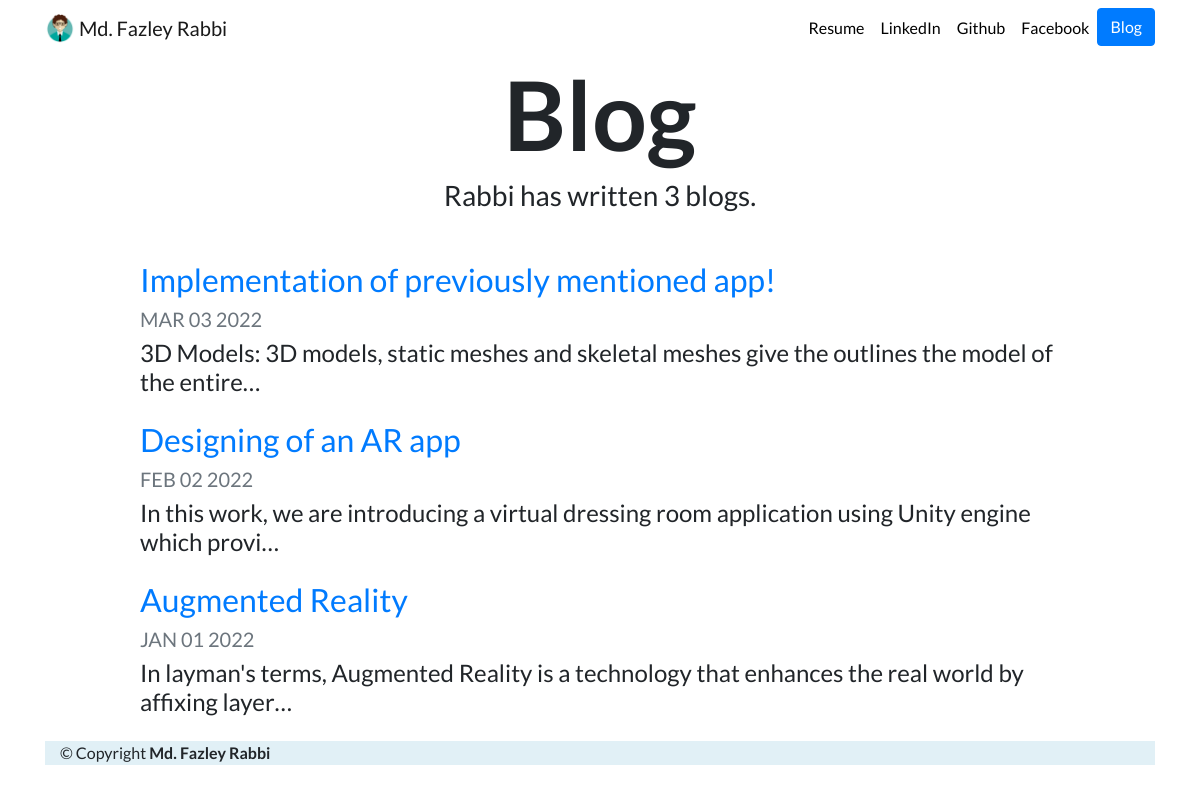
Screenshot of /blog/ with the database file from the repository.
### blog/models.py (models this page shows)
class Blog(models.Model):
    title = models.CharField(max_length=200)
    description = models.TextField()
    date = models.DateField()

### blog/views.py (the view)
# urls.py: path('',views.all_blogs, name='all_blogs' ),
def all_blogs(request):
    blogs = Blog.objects.order_by('-date')
    return render(request, 'blog/all_blogs.html', {'blogs':blogs})

### blog/templates/blog/all_blogs.html
{% extends "portfolio/base.html" %}
{% load static %}
{% block content %}
<h1 id="blogtitle" class="font-weight-bold text-center">Blog</h1>
<h3 class="text-center mb-5">Rabbi has written {{ blogs.count }} blog{{ blogs.count|pluralize }}.</h3>
{% for blog in blogs %}
<div class="row justify-content-center my-3">
  <div class="col-md-10">
    <a href="{% url 'blog:detail' blog.id %}">
      <h2>{{ blog.title }}</h2>
    </a>
    <h5 class="text-muted">{{ blog.date|date:'M d Y'|upper }}</h5>
    <h4>{{ blog.description|striptags|truncatechars:100 }}</h4>
  </div>
</div>
{% endfor %}
  <footer id="footer">
      <div class="container">
          <div class="copyright">
              &copy; Copyright <strong><span>Md. Fazley Rabbi</span></strong>
          </div>
      </div>
  </footer>
{% endblock %}

### portfolio/static/portfolio/custom.css (style rules this page uses)
body { font-family: 'Lato', sans-serif; }
#blogtitle { font-size: 6rem; }
footer { background: rgb(225, 240, 246); }

### rows the page displays
Blog: title "Implementation of previously mentioned app!", date "MAR 03 2022", description "3D Models: 3D models, static meshes and skeletal meshes give the outlines the model of the entire…"
Blog: title "Designing of an AR app", date "FEB 02 2022", description "In this work, we are introducing a virtual dressing room application using Unity engine which provi…"
Blog: title "Augmented Reality", date "JAN 01 2022", description "In layman's terms, Augmented Reality is a technology that enhances the real world by affixing layer…"

### other values shown
{{ blogs.count }} "3"
